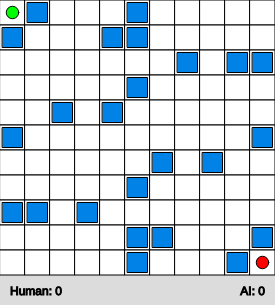
Frame 1 (no input)
Frame 60 (no input): identical to frame 1, image omitted
Frame 120 (the mouse pressed at the canvas centre since frame 60): identical to frame 1, image omitted

The p5.js sketch that drew this single still picture (run headless with seeded random() and noise() and a simulated clock; from frame 60 on, the mouse is pressed at the canvas centre):

// p5.js sketch
// ── sketch.js
const boardSize = 11;
const cellSize = 25; // Kích thước của mỗi ô trên bàn cờ
const diamondRate = 0.2; // Tỷ lệ viên kim cương trên bàn cờ
let humanPlayer = { x: 0, y: 0, score: 0 }; // Vị trí của người chơi
let aiPlayer = { x: boardSize - 1, y: boardSize - 1, score: 0 }; // Vị trí của AI
let currentState = null; // Trạng thái hiện tại của trò chơi
let depth = 3; // Độ sâu tìm kiếm của thuật toán Minimax

function setup() {
    // Thiết lập kích thước canvas    
    createCanvas(boardSize * cellSize, boardSize * cellSize + 30);
    background(220);

    // Tạo bàn cờ
    let board = new Board(boardSize, cellSize);
    board.generateDiamonds(diamondRate);
    // Tạo người chơi
    let players = [humanPlayer, aiPlayer];
    // Tạo trạng thái ban đầu
    currentState = new State(board, players);
}

function drawState(state) {
    // vẽ bàn cờ
    for (let i = 0; i < boardSize; i++) {
        for (let j = 0; j < boardSize; j++) {
            stroke(0);
            strokeWeight(1);
            fill(255);
            rect(i * cellSize, j * cellSize, cellSize, cellSize);
        }
    }

    // vẽ người chơi là hình tròn màu xanh lá cây
    fill(0, 255, 0);
    ellipse(
        state.players[0].x * cellSize + cellSize / 2,
        state.players[0].y * cellSize + cellSize / 2,
        cellSize / 2
    );
    // vẽ AI là hình tròn màu đỏ
    fill(255, 0, 0);
    ellipse(
        state.players[1].x * cellSize + cellSize / 2,
        state.players[1].y * cellSize + cellSize / 2,
        cellSize / 2
    );

    // vẽ viên kim cương là hình vuông màu xanh dương nhạt có kích thước 0.8 lần kích thước ô
    fill(0, 130, 230);
    stroke(0);    
    for (let diamond of state.board.diamonds) {
        rect(
            diamond.x * cellSize + cellSize * 0.1,
            diamond.y * cellSize + cellSize * 0.1,
            cellSize * 0.8,
            cellSize * 0.8
        );
    }
}

function draw() {
    background(220);
    
    // vẽ trạng thái hiện tại
    drawState(currentState);

    // vẽ điểm số của người chơi và AI
    // nằm dưới cùng của canvas
    // cách lề dưới 10px
    fill(0);
    textSize(12);
    textAlign(LEFT);
    text(`Human: ${currentState.players[0].score}`, 10, height - 10);
    textAlign(RIGHT);
    text(`AI: ${currentState.players[1].score}`, width - 10, height - 10);

    // Nếu trạng thái hiện tại là trạng thái kết thúc
    // thì hiển thị thông báo kết thúc trò chơi
    if (currentState.isGameOver()){
        if (!currentState.winner) {
            let winner = currentState.players[0].score > currentState.players[1].score ? "Human" : "AI";
            fill(0, 255, 0);
            stroke(0);
            textSize(12);
            textAlign(CENTER);
            text(`Winner: ${winner}`, width / 2, height - 10 );
        } else {
            fill(255, 0, 0);
            stroke(0);
            textSize(12);
            textAlign(CENTER);
            text(`Winner: ${currentState.winner}`, width / 2, height - 10 );
        }
    }
}

function movePlayer(dx, dy) {
    // Di chuyển người chơi
    let newX = currentState.players[0].x + dx;
    let newY = currentState.players[0].y + dy;

    // Kiểm tra xem nước đi có hợp lệ không
    if (newX >= 0 && newX < boardSize && newY >= 0 && newY < boardSize) {
        // Cập nhật vị trí của người chơi
        currentState.players[0].x = newX;
        currentState.players[0].y = newY;

        // Kiểm tra xem người chơi có ăn được viên kim cương không
        for (let i = currentState.board.diamonds.length - 1; i >= 0; i--) {
            let diamond = currentState.board.diamonds[i];
            if (diamond.x === currentState.players[0].x && diamond.y === currentState.players[0].y) {
                // Cập nhật điểm số của người chơi
                currentState.players[0].score++;
                // Xóa viên kim cương khỏi bàn cờ
                currentState.board.diamonds.splice(i, 1);
            }
        }

        // kiếm tra xem trò chơi đã kết thúc chưa
        if (currentState.isGameOver()) {
            currentState.winner = "Human";
            return;
        }
        
        // AI sẽ tự động di chuyển
        let aiMove = minimax(currentState, depth); 
        // Nếu AI tìm được nước đi hợp lệ
        if (aiMove.move) {
            // cập nhật trạng thái hiện tại
            currentState = aiMove.move;

            // Nếu AI ăn được viên kim cương
            for (let i = currentState.board.diamonds.length - 1; i >= 0; i--) {
                let diamond = currentState.board.diamonds[i];
                if (diamond.x === currentState.players[1].x && diamond.y === currentState.players[1].y) {
                    // Cập nhật điểm số của AI
                    currentState.players[1].score++;
                    // Xóa viên kim cương khỏi bàn cờ
                    currentState.board.diamonds.splice(i, 1);
                }
            }

            // kiếm tra xem trò chơi đã kết thúc chưa
            if (currentState.isGameOver()) {
                currentState.winner = "AI";
                return;
            }

            // Chuyển lượt cho người chơi
            currentState.currentPlayerIndex = 0;
        } 
    }
}

function keyPressed() {
    // Nếu trạng thái hiện tại là trạng thái kết thúc thì không làm gì cả
    if (currentState.isGameOver()) {
        return;
    }
    // Nếu người chơi nhấn phím mũi tên lên, xuống, trái, phải
    // thì di chuyển người chơi tương ứng
    if (keyCode === UP_ARROW) {
        movePlayer(0, -1);
    } else if (keyCode === DOWN_ARROW) {
        movePlayer(0, 1);
    } else if (keyCode === LEFT_ARROW) {
        movePlayer(-1, 0);
    } else if (keyCode === RIGHT_ARROW) {
        movePlayer(1, 0);
    }
}

function minimax(state, depth) {
    // nếu độ sâu bằng 0 hoặc trạng thái hiện tại là trạng thái kết thúc thì trả về điểm số
    // và nước đi là null
    if (depth === 0 || state.isGameOver()) {
        return { score: state.evaluate(), move: state.clone() };
    }

    let bestMove = null;
    let bestScore;

    if (state.currentPlayerIndex === 0) { // AI (Max player)
        bestScore = -Infinity;
        const nextStates = state.generateNextStates();
    
        // lặp qua tất cả các trạng thái tiếp theo
        for (let nextState of nextStates) {
            const result = minimax(nextState, depth - 1);
            if (result.score > bestScore) {
                bestScore = result.score;
                bestMove = nextState; 
            }
        }
    } else { // Human (Min player)
        bestScore = Infinity;
        const nextStates = state.generateNextStates();
        for (let nextState of nextStates) {
            const result = minimax(nextState, depth - 1);
            if (result.score < bestScore) {
                bestScore = result.score;
                bestMove = result.move; 
            }
        }
    }

    return { score: bestScore, move: bestMove };
}

// ── board.js
class Board {
    constructor(size, cellSize) {
        this.size = size;
        this.cellSize = cellSize;        
        
        // Mảng lưu trữ vị trí của các viên kim cương
        // Mỗi viên kim cương được lưu trữ dưới dạng một đối tượng với thuộc tính x và y
        this.diamonds = [];        
    }    

    generateDiamonds(rate) {        
        // Số lượng viên kim cương
        let numDiamonds = Math.floor((this.size * this.size) * rate / 2);        
        for (let i = 0; i < numDiamonds; i++) {   
            // Tạo viên kim cương ở vị trí ngẫu nhiên
            // trong bàn cờ, không nằm ở vị trí (0, 0) vì đó là vị trí của người chơi
            // và không nằm ở vị trí đã có viên kim cương khác
            let x = Math.floor(Math.random() * this.size);
            let y = Math.floor(Math.random() * this.size);            
            // Đảm bảo viên kim cương không nằm ở vị trí (0, 0)
            // và không nằm ở vị trí đã có viên kim cương khác
            while ((x === 0 && y === 0) || (x === this.size - 1 && y === this.size - 1) || this.diamonds.some(d => d.x === x && d.y === y)) {
                x = Math.floor(Math.random() * this.size);
                y = Math.floor(Math.random() * this.size);                
            }
            let diamond = { x: x, y: y };
            this.diamonds.push(diamond);

            // Tạo viên kim cương đối xứng qua tâm bàn cờ 
            // không cần phải kiểm tra vì vị trí của viên kim cương đối xứng
            // sẽ không nằm ở vị trí (0, 0) và không nằm ở vị trí đã có viên kim cương khác
            let xSymmetric = this.size - x - 1;
            let ySymmetric = this.size - y - 1;
            let diamondSymmetric = { x: xSymmetric, y: ySymmetric };
            this.diamonds.push(diamondSymmetric);
        }
    }

    /// Tạo bản sao của bàn cờ    
    clone() {
        let newBoard = new Board(this.size, this.cellSize);
        newBoard.diamonds = this.diamonds.map(d => ({ x: d.x, y: d.y }));
        return newBoard;
    }
}
// ── state.js
class State {
    constructor(board, players) {
        this.board = board; // Bàn cờ
        this.players = players; // Danh sách người chơi, mỗi người chơi là một đối tượng có thuộc tính x, y
        this.currentPlayerIndex = 0; // Chỉ số của người chơi hiện tại
        this.winner = null; // Người chơi thắng cuộc
    }    

    evaluate() {
        let currentPlayer = this.players[this.currentPlayerIndex];
        let opponentPlayer = this.players[1 - this.currentPlayerIndex];

        // Nếu người chơi hiện tại di chuyển vào ô người chơi khác thì người chơi này sẽ thắng ngay lập tức
        // đánh giá điểm số là 1000000
        if (currentPlayer.x === opponentPlayer.x && currentPlayer.y === opponentPlayer.y) {
            return 1000000;
        }

        // Nếu người chơi hiện tại di chuyển vào ô cách ô người chơi khác 1 ô thì người chơi này sẽ bất lợi
        // đánh giá điểm số là -1000000
        if (Math.abs(currentPlayer.x - opponentPlayer.x) <= 1 && Math.abs(currentPlayer.y - opponentPlayer.y) <= 1) {
            return -1000000;
        }
        
        // Tìm viên kim cương gần nhất với người chơi hiện tại
        let closestDistance = Infinity;
        for (let diamond of this.board.diamonds) {
            let distance = Math.abs(currentPlayer.x - diamond.x) + Math.abs(currentPlayer.y - diamond.y);
            if (distance < closestDistance) {
                closestDistance = distance;
            }
        }

        // Công thức tính điểm số là
        // (kích thước bàn cờ * 2 - khoảng cách gần nhất giữa người chơi và viên kim cương)**2 + điểm số của người chơi hiện tại * 100
        return (this.board.size * 2 - closestDistance) + currentPlayer.score * 100;
    }

    generateNextStates() {
        // tìm tất cả các nước đi có thể của người chơi ở bước tiếp theo
        let nextStates = [];        
        // đổi lượt người chơi
        let nextPlayerIndex = 1 - this.currentPlayerIndex;
        // các phương hướng di chuyển
        let directions = [
            { dx: -1, dy: 0 }, // trái
            { dx: 1, dy: 0 }, // phải
            { dx: 0, dy: -1 }, // lên
            { dx: 0, dy: 1 } // xuống
        ];
        // lặp qua tất cả các phương hướng di chuyển
        for (let dir of directions) {
            // tạo bản sao của trạng thái hiện tại
            let newState = this.clone();
            // di chuyển người chơi hiện tại theo phương hướng di chuyển
            newState.players[nextPlayerIndex].x += dir.dx;
            newState.players[nextPlayerIndex].y += dir.dy;
            // kiểm tra xem người chơi có đi ra ngoài bàn cờ không
            if (newState.players[nextPlayerIndex].x < 0 || newState.players[nextPlayerIndex].x >= this.board.size ||
                newState.players[nextPlayerIndex].y < 0 || newState.players[nextPlayerIndex].y >= this.board.size) {
                continue; // nếu đi ra ngoài bàn cờ thì bỏ qua nước đi này
            }
            // kiểm tra xem người chơi có ăn được viên kim cương không
            for (let i = newState.board.diamonds.length - 1; i >= 0; i--) {
                let diamond = newState.board.diamonds[i];
                if (diamond.x === newState.players[nextPlayerIndex].x && diamond.y === newState.players[nextPlayerIndex].y) {
                    // nếu ăn được viên kim cương thì tăng điểm số của người chơi
                    newState.players[nextPlayerIndex].score++;
                    // xóa viên kim cương khỏi bàn cờ
                    newState.board.diamonds.splice(i, 1);
                }
            }

            newState.currentPlayerIndex = nextPlayerIndex; // cập nhật chỉ số người chơi hiện tại
            // thêm trạng thái mới vào danh sách các trạng thái tiếp theo
            nextStates.push(newState);
        }

        return nextStates; // trả về danh sách các trạng thái tiếp theo
    }

    // Hàm kiểm tra xem trạng thái hiện tại có phải là trạng thái kết thúc không
    isGameOver() {
        // Nếu không còn viên kim cương nào thì kết thúc trò chơi
        if (this.board.diamonds.length === 0) {
            return true;
        }

        // Nếu  hai người chơi ở cùng một ô thì kết thúc trò chơi
        // điều đó nghĩa là có một người đã thua
        if (this.players[0].x === this.players[1].x && this.players[0].y === this.players[1].y) {
            return true;
        }
    }

    clone() {
        // Tạo bản sao của trạng thái hiện tại
        let newBoard = this.board.clone();
        let newPlayers = this.players.map(p => ({ x: p.x, y: p.y, score: p.score }));
        return new State(newBoard, newPlayers);
    }
    
}
